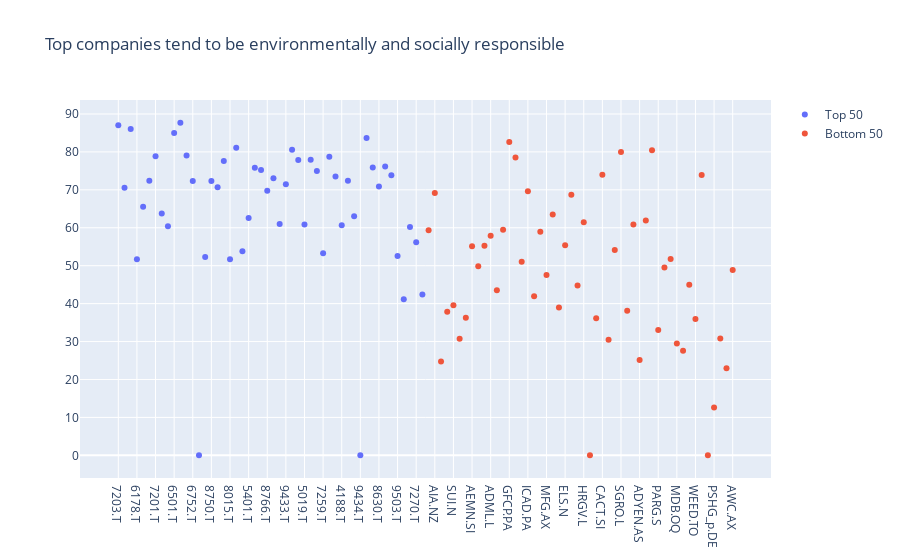

Notebook source saved alongside this figure:
### Markdown cell above
### Plot compare the ESG metrices for these companies

### Code cell
plots = [go.Scatter(x=top50['RIC'], y=top50['ESG Score'], mode='markers', name='Top 50'), 
         go.Scatter(x=bot50['RIC'], y=bot50['ESG Score'], mode='markers', name='Bottom 50')]
fig = go.Figure(data=plots)
fig.update_layout(title='Top companies tend to be environmentally and socially responsible')
fig.show()

### Figure 1 — Plotly figure (JSON) as saved in the notebook; plotly's stock layout.template omitted (floating-point values rounded to 4 significant figures)
{"data": [{"mode": "markers", "name": "Top 50", "type": "scatter", "x": ["7203.T", "8058.T", "7267.T", "6178.T", "9432.T", "8001.T", "7201.T", "5020.T", "9984.T", "6501.T", "6758.T", "8267.T", "6752.T", "7181.T", "8002.T", "8750.T", "8031.T", "3382.T", "8015.T", "8306.T", "9501.T", "5401.T", "8316.T", "8725.T", "8766.T", "6902.T", "8053.T", "9433.T", "9437.T", "6503.T", "5019.T", "1925.T", "7011.T", "7259.T", "6702.T", "8411.T", "4188.T", "5411.T", "7269.T", "9434.T", "6502.T", "5108.T", "8630.T", "7751.T", "7261.T", "9503.T", "7459.T", "5802.T", "7270.T", "9502.T"], "y": [87.04, 70.53, 86.05, 51.7, 65.51, 72.39, 78.82, 63.74, 60.41, 84.95, 87.71, 79.05, 72.32, 0, 52.3, 72.31, 70.69, 77.58, 51.7, 81.1, 53.81, 62.58, 75.84, 75.22, 69.74, 73.03, 60.99, 71.49, 80.56, 77.88, 60.86, 77.96, 74.97, 53.3, 78.74, 73.54, 60.63, 72.37, 63.0, 0, 83.64, 75.88, 70.89, 76.12, 73.84, 52.57, 41.16, 60.2, 56.19, 42.43]}, {"mode": "markers", "name": "Bottom 50", "type": "scatter", "x": ["FCR_u.TO", "AIA.NZ", "ROKU.OQ", "PAYC.N", "SUI.N", "GWRE.N", "DOCU.OQ", "AEMN.SI", "AGNC.OQ", "CAR_u.TO", "ADML.L", "NNN.N", "DHER.DE", "GFCP.PA", "FBK.MI", "FNV.TO", "ICAD.PA", "WIX.OQ", "IONS.OQ", "MFG.AX", "BLND.L", "PODD.OQ", "ELS.N", "CVO.PA", "MKTX.OQ", "HRGV.L", "MACT.SI", "CYBR.OQ", "CACT.SI", "OKTA.OQ", "RYM.NZ", "SGRO.L", "SUNT.SI", "AUTOA.L", "ADYEN.AS", "WTC.AX", "GLPG.AS", "PARG.S", "SRPT.OQ", "PSK.TO", "MDB.OQ", "ACB.TO", "TKWY.AS", "WEED.TO", "ALNY.OQ", "BGNE.OQ", "PSHG_p.DE", "CRON.TO", "LBRDK.OQ", "AWC.AX"], "y": [59.36, 69.17, 24.74, 37.89, 39.6, 30.71, 36.25, 55.12, 49.88, 55.23, 57.91, 43.54, 59.46, 82.61, 78.53, 51.02, 69.65, 41.94, 58.95, 47.57, 63.53, 39.01, 55.39, 68.71, 44.79, 61.48, 0, 36.15, 73.98, 30.49, 54.14, 79.94, 38.09, 60.85, 25.13, 61.93, 80.42, 33.03, 49.55, 51.78, 29.49, 27.57, 44.99, 35.95, 73.91, 0, 12.61, 30.82, 22.94, 48.83]}], "layout": {"title": {"text": "Top companies tend to be environmentally and socially responsible"}}}
